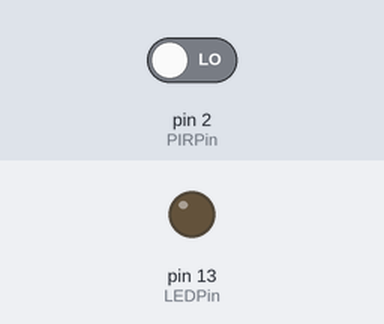
The sketch below on a simulated Arduino Uno, built with avr-gcc and run on an emulated ATmega328P. Parts: output pins drawn as LEDs (lit = HIGH). Dashed ring = blinking. Inputs (shaded band) come from the test bench; at power-on: pin 2 (PIRPin) LOW.

Above: at 1.2 s.
1.3 s: pin 2 (PIRPin) driven HIGH
At 1.51 s:
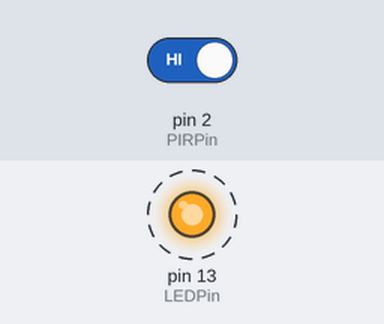
4.3 s: pin 2 (PIRPin) driven LOW
At 4.3 s:
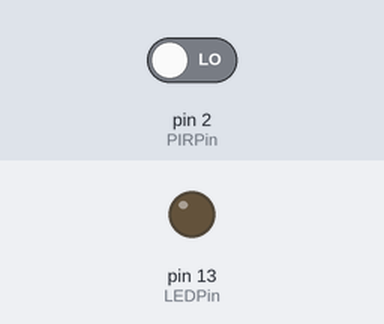
Timing chart, 0 to 7.3 s (numbered marks = the images above; inputs shaded):
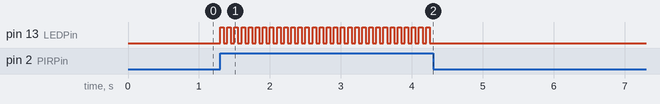

Measured:
- after the input at 1.3 s, pin 13 (LEDPin): alternates HIGH for 0.05 s and LOW for 0.05 s, starting at once
- after the input at 4.3 s, pin 13 (LEDPin): stops changing and stays LOW

The sketch:

PIR_con_LED.ino
```cpp
const int LEDPin = 13;
const int PIRPin = 2;

void setup()
{
    pinMode(LEDPin, OUTPUT);
    pinMode(PIRPin, INPUT);
}

void loop()
{
    int value = digitalRead(PIRPin);

    if (value == HIGH)
    {
        digitalWrite(LEDPin, HIGH);
        delay(50);
        digitalWrite(LEDPin, LOW);
        delay(50);
    }
    else
    {
        digitalWrite(LEDPin, LOW);
    }
}
```
